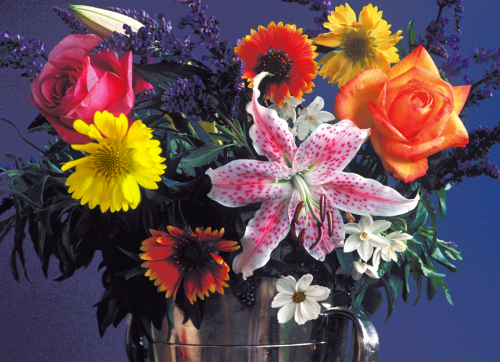
%> input picture LAB2/flowers.tif, 500 x 362 px
$ octave gm.m   (GNU Octave 9; MATLAB toolbox functions it lacks are replaced by stand-ins)
%> lines starting %> are read from the running program, lines starting %| are printed output that depends on the picture
%% Laboratorio 2
close all
clear all

im = imread('flowers.tif')
%> im is the input picture: size 362x500x3 uint8; mean R, G, B 99.9, 76.9, 83.7
imshow(im)
impixelinfo

%% Descomponer imagen
r = im(:,:,1);
g = im(:,:,2);
b = im(:,:,3);

%figure,montage({r,g,b})

%% Mapa de color

% variable de tipo double
mapa = gray(256)

%% Mapa rojo
mapRed = zeros(256,3)
n = 256
mapRed(:, 1) = (0:(n-1))' / (n-1);
figure,imshow(r,mapRed),title("Mapa rojo")

%% Mapa verde
mapGreen = zeros(256,3)
n = 256
mapGreen(:, 2) = (0:(n-1))' / (n-1);
figure,imshow(r,mapGreen),title("Mapa verde")

%% Mapa azul
mapBlue = zeros(256,3)
n = 256
mapBlue(:, 3) = (0:(n-1))' / (n-1);
figure,imshow(r,mapBlue),title("Mapa azul")

%% Suma de los tres componentes
rgb = cat(3,r,g,b)
figure,imshow(rgb),title("Suma de los tres componentes")

%% Escala de grises

gris = rgb2gray(rgb)
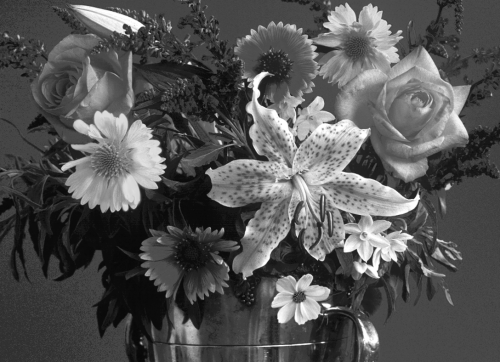
%> gris: size 362x500 uint8; min 8, max 255, mean 84.6
figure,imshow(gris),title("Escala gris")

%% Normalizar

rNormalized = double(r) ./ double(r+g+b)
gNormalized = double(g) ./ double(r+g+b)
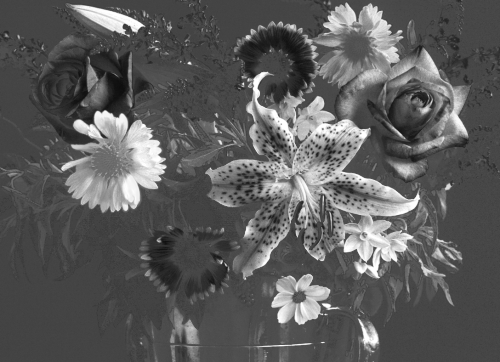
%> gNormalized: size 362x500 double; min 0.051, max 1, mean 0.361
bNormalized = double(b) ./ double(r+g+b)
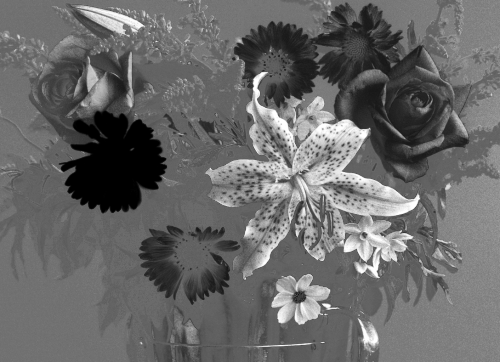
%> bNormalized: size 362x500 double; min 0, max 1, mean 0.412
rgbNormalized = cat(3,rNormalized, gNormalized, bNormalized)
figure,imshow(rgbNormalized),title("Imagen normalizado")

%% HSV

imhsv = rgb2hsv(im)
%> imhsv: size 362x500x3 double; mean H, S, V 0.596, 0.438, 0.468

hue = imhsv(:,:,1)
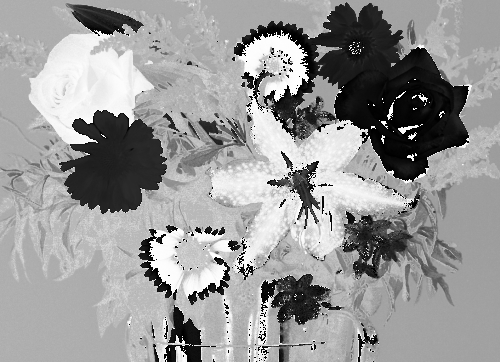
%> hue: size 362x500 double; min 0, max 0.999, mean 0.596
sat = imhsv(:,:,2)
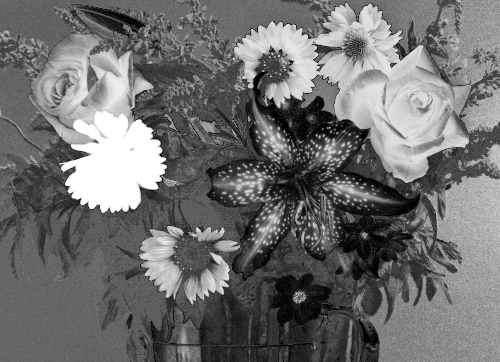
%> sat: size 362x500 double; min 0, max 1, mean 0.438
i = imhsv(:,:,3)
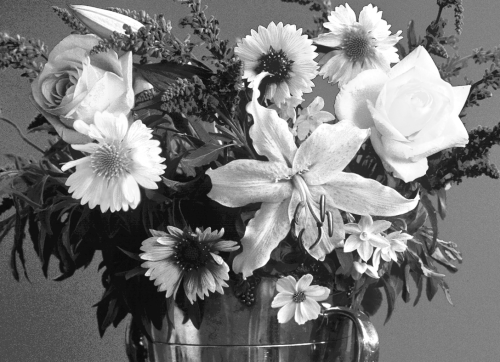
%> i: size 362x500 double; min 0.0392, max 1, mean 0.468

figure,imshow(hue),title("Hue"),colormap HSV
%> after `colormap HSV`:
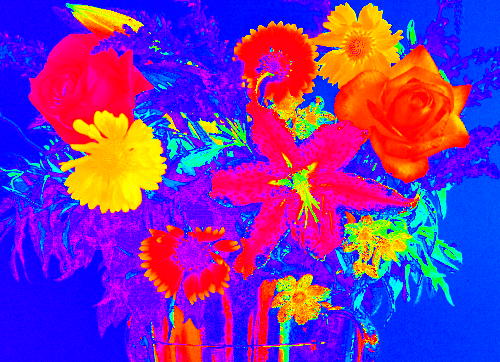
%> displayed picture: size 362x500x3, on the screen's scale of 0 to 255; mean R, G, B 120.1, 49.4, 174.2
figure,imshow(sat),title("Saturación")

%% Nomarlizar hsv
iNormal = i
iNormal(:,:,:) = 0.33
%> iNormal: size 362x500 double; every value is 0.33
hsvNormal = cat(3,hue,sat,iNormal)
%> hsvNormal: size 362x500x3 double; mean H, S, V 0.596, 0.438, 0.33
figure,imshow(hsvNormal),title("HSV Normalizado"),colormap(hsv)
